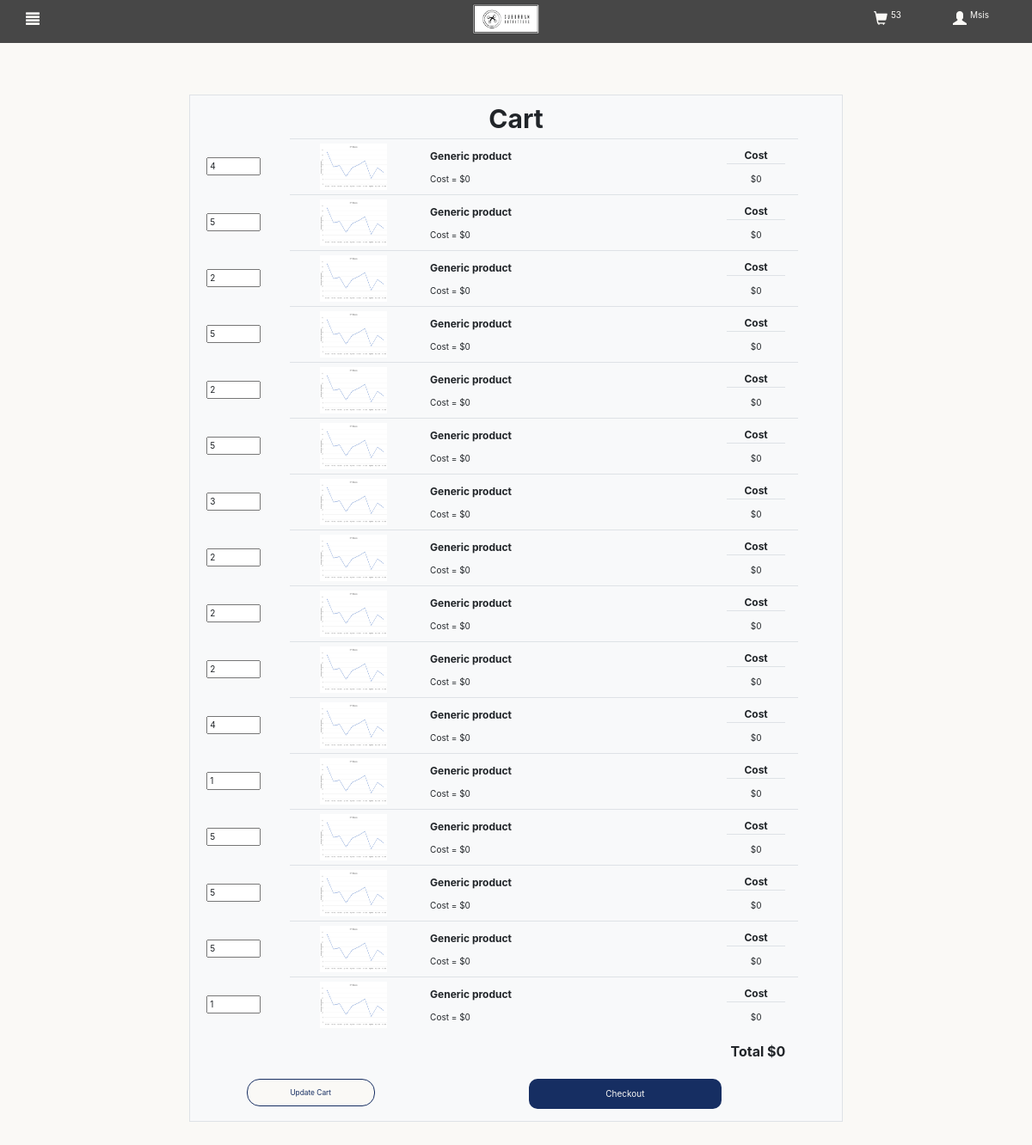
/ProductCart.php (signed in), run on the app's committed database.
### tables this page shows
CREATE TABLE `cart`
(
    userid    int(8) not null,
    productid int(8) not null,
    quantity  int(8) not null,
    primary key (userid, productid)
 
 


);

### SourceCode/Scripts/shoppingCart.php (called while the page is built)
<?php
function shoppingCart(): string
{
    if (isset($_SESSION['userName']) && $_SESSION['userName'] != "") {
        $conn = mysqli_connect("localhost", "root", "", "urbanstore");
        $result = mysqli_query($conn, "SELECT userid FROM `users` where userName = '" . $_SESSION['userName'] . "'");
        $users = mysqli_fetch_array($result);
        $conn = mysqli_connect("localhost", "root", "", "urbanstore");
        $sql = "SELECT SUM(quantity) FROM `cart` WHERE userid = '" . $users['userid'] . "' GROUP BY userid";
        $cart_count = mysqli_fetch_array(mysqli_query($conn, $sql));
        if (isset($cart_count) && !empty($cart_count)) {
            $cart_count = $cart_count['SUM(quantity)'];
        } else $cart_count = "";
    } else $cart_count = "";
    return $cart_count;
}

### ProductCart.php (the view, shortened to what this page needs)
<?php
$counter = 0;
$conn = mysqli_connect("localhost", "root", "", "urbanstore");
$result = mysqli_query($conn, "SELECT userid FROM `users` where userName = '" . $_SESSION['userName'] . "'");
$users = mysqli_fetch_array($result);
$sql = "SELECT * FROM `cart` WHERE userid = '" . $users['userid'] . "'";
$cart_items = mysqli_query($conn, $sql);
?>
<!DOCTYPE html>
<html lang="">
<head>
    <link rel="stylesheet" href="https://maxcdn.bootstrapcdn.com/bootstrap/3.3.7/css/bootstrap.min.css">
    <link rel="stylesheet" href="https://stackpath.bootstrapcdn.com/bootstrap/4.1.0/css/bootstrap.min.css">
    <link rel="stylesheet" href="MainStyle.css">
</head>
<body>
<div class="wrapper">
    <div id="content_hidden">
        <nav class="navbar-default">
            <div class="container-fluid">
                <div class="nav navbar-left">
                    <ul class="nav navbar-left">
                        <li><a href="#null" class="a-navbar">
                                <span class="glyphicon glyphicon-align-justify glyph-center"
                                      id="sidebarCollapse"></span></a></li>
                    </ul>
                </div>
                <div class="nav navbar-brand navbar-brand-logo">
                    <img src="CSS/Images/SUlogo.png" alt="Airasia Logo" width="97" height="40">
                </div>
                <div class="navbar-right" id="cartAccount">
                    <ul class="nav navbar-right">
                        <li>
                            <a href="ProductCart.php" class="navbar-user-text">
                                <div class="container d-inline-flex">
                                    <div class="row m-auto">
                                        <span class="glyphicon glyphicon-shopping-cart glyph-center-no-color"></span>
                                        <?php
                                        require_once("SourceCode/Scripts/shoppingCart.php");
                                        $cart_count = shoppingCart();
                                        ?>
                                        <p><?php echo $cart_count; ?></p>
                                    </div>
                                </div>
                            </a>
                        </li>
                        <li>
                            <a href="AccountView.php" class="navbar-user-text">
                                <div class="container d-inline-flex">
                                    <div class="row m-auto">
                                        <span class="glyphicon glyphicon-user glyph-center-no-color"></span>
                                        <p><?php if (isset($_SESSION['displayName']) && $_SESSION['displayName'] != "") {
                                                echo $_SESSION['displayName'];
                                            } ?></p>
                                    </div>
                                </div>
                            </a>
                        </li>
                    </ul>
                </div>
            </div>
        </nav>
        <section class="container w-100 h-100">
            <div class=row><br><br></div>
            <div class=row>
                <div class="col-2 p-0"></div>
                <div class="col-8 p-0">
                    <div class="product bg-light mb-3 mt-5 border" style="min-width: 10rem;">
                        <div class="page-title text-center mx-auto pt-2">Cart</div>
                        <div class="product-body">
                            <form class=w-100 style="display: inline-block" method="get" action="">
                                <?php
                                $total = 0;
                                while ($cart = mysqli_fetch_array(
                                    $cart_items, MYSQLI_ASSOC)):
                                    ?>
                                    <?php
                                    $conn = mysqli_connect("localhost", "root", "", "urbanstore");
                                    $productData = mysqli_fetch_array(mysqli_query($conn, "SELECT * FROM `product` where id = '" . $cart['productid'] . "'"));
                                    $productName = $productData['name'];
                                    if ($productName == "" | $productName == null) {
                                        $productName = "Generic product";
                                        $productImage = "return.png";
                                    }
                                    $total = $total + $productData['cost'] * $cart['quantity'];
                                    ?>
                                    <div class="row ">
                                        <div class="col-2 m-auto" style="display: block">
                                            <div class="m-auto d-flex justify-content-center">
                                                <input style="max-width: 75%; align-content: center" type="number"
                                                       name="quantity[<?php echo $counter ?>]" min="0" max="15"
                                                       value="<?php echo $cart['quantity']; ?>">
                                            </div>
                                        </div>
                                        <div class="col-9 w-90 border-top">
                                            <div class="row">
                                                <div class="col-3">
                                                    <a href= <?php echo 'ProductDetail.php?id=' . $cart['productid']; ?>>
                                                        <img alt="Brand image"
                                                             class="img-responsive m-auto vertical-center-img p-2"
                                                             style="max-height: 12rem; max-width: 75%"
                                                             src=<?php echo 'CSS/Images/Products/' . $productImage; ?>>
                                                    </a>
                                                </div>
                                                <div class="col-7 w-65 m-auto pt-3">
                                                    <p class="detail-title p-0 m-0"
                                                       style="text-align: left; font-size: 12px"><?php echo ucfirst($productName); ?>
                                                    <p class=pt0><?php echo "Cost = $" . $productData['cost'] * $cart['quantity']; ?>
                                                </div>
                                                <div class="col-2 w-65 m-auto pt-3">
                                                    <p class="detail-title p-0 m-0 border-bottom"
                                                       style="text-align: center; font-size: 12px">Cost
                                                    <p class="text-center"><?php echo "$" . $productData['cost'] * $cart['quantity']; ?>
                                                </div>
                                            </div>
                                        </div>
                                        <div class="col-1"></div>
                                    </div>
                                    <?php
                                    $counter++;
                                endwhile;
                                ?>
                                <div class="row">
                                    <div class="col pt-3">
                                        <p class="product-title font-weight-bold"
                                           style="text-align: end; font-size: 16px"><?php echo "Total $" . $total ?></p>
                                    </div>
                                    <div class="col-1"></div>
                                </div>
                                <div class="row pt-3">
                                    <div class="col-1"></div>
                                    <div class="col-5">
                                        <button class="btn btn-primary btn-block default-button-muted justify-content-end w-50"
                                                style="padding: 3%; border-radius: 15px"
                                                type="submit" name="updateCart" id="updateCart" value="Submit">Update
                                            Cart
                                        </button>
                                    </div>
                                    <div class="col-5 pb-3">
                                        <a href="UnderConstruction.html">
                                            <button class="btn btn-primary btn-block default-button-main justify-content-end w-75"
                                                    style="padding: 3%"
                                                    type="button" name="checkOut">Checkout
                                            </button>
                                        </a>
                                    </div>
                                    <div class="col-1"></div>
                            </form>
                        </div>
                    </div>
                </div>
            </div>
            <div class="col-2 p-0"></div>
        </section>
    </div>
</div>
</body>
</html>

### MainStyle.css (style rules this page uses)
:root { --offwhite: #FAF9F6; --blendborder: #E4E4E4; --grey: #474747; --red: #162e62; }
body { background-color: var(--offwhite); }
#content_hidden { width: 100%; padding: 0; min-height: 100vh; transition: all 0.3s; }
.vertical-center-img { position: relative; top: 50%; transform: translateY(-50%); }
.navbar-default { background-color: var(--grey); position: relative; height: 50px; width: 100%; }
.navbar-brand-logo { position: absolute; left: 50%; margin-left: -60px !important; display: block; max-height: 40px; max-width: 97px; padding-bottom: 2px; padding-top: 2px; overflow: visible; }
.container-fluid { padding-right: 50px; }
.glyph-center { color: var(--offwhite); font-size: 16px; line-height: 1.42857143; letter-spacing: 4px; position: relative; }
.glyph-center-no-color { font-size: 16px; line-height: 1.42857143; letter-spacing: 4px; position: relative; }
.img-responsive { -webkit-filter: blur(0px); height: 100%; max-width: 100%; }
.default-button-main { background-color: var(--red); color: var(--offwhite); border-color: transparent; border-radius: 10px; }
.default-button-muted { background-color: var(--offwhite); color: var(--red); font-size: smaller; border-color: var(--red); }
.navbar-user-text { color: var(--offwhite) !important; font-size: 10px !important; background-color: transparent !important; }
.wrapper { display: flex; width: 100%; align-items: stretch; }
a, a:hover, a:focus { color: inherit; text-decoration: none; transition: all 0.3s; }
.page-title { font-weight: 700; font-size: 30px; text-align: center; border-bottom-width: 5px; border-bottom-color: #0a0a0a; min-width: 75%; background: transparent; }
.detail-title { font-weight: 700; font-size: 20px; text-align: center; border-bottom-width: 5px; border-bottom-color: #0a0a0a; min-width: 75%; }
input, select { -webkit-box-sizing: border-box; -moz-box-sizing: border-box; box-sizing: border-box; }

### data on the page
cart: quantity "4", productName "Generic product", $productData['cost']*$cart['quantity'] "0"
cart: quantity "5", productName "Generic product", $productData['cost']*$cart['quantity'] "0"
cart: quantity "2", productName "Generic product", $productData['cost']*$cart['quantity'] "0"
cart: quantity "5", productName "Generic product", $productData['cost']*$cart['quantity'] "0"
cart: quantity "2", productName "Generic product", $productData['cost']*$cart['quantity'] "0"
cart: quantity "5", productName "Generic product", $productData['cost']*$cart['quantity'] "0"
cart: quantity "3", productName "Generic product", $productData['cost']*$cart['quantity'] "0"
cart: quantity "2", productName "Generic product", $productData['cost']*$cart['quantity'] "0"
cart: quantity "2", productName "Generic product", $productData['cost']*$cart['quantity'] "0"
cart: quantity "2", productName "Generic product", $productData['cost']*$cart['quantity'] "0"
cart: quantity "4", productName "Generic product", $productData['cost']*$cart['quantity'] "0"
cart: quantity "1", productName "Generic product", $productData['cost']*$cart['quantity'] "0"
cart: quantity "5", productName "Generic product", $productData['cost']*$cart['quantity'] "0"
cart: quantity "5", productName "Generic product", $productData['cost']*$cart['quantity'] "0"
cart: quantity "5", productName "Generic product", $productData['cost']*$cart['quantity'] "0"
cart: quantity "1", productName "Generic product", $productData['cost']*$cart['quantity'] "0"

### other printed values
$cart_count "53"
$_SESSION['displayName'] "Msis"
$total "0"
